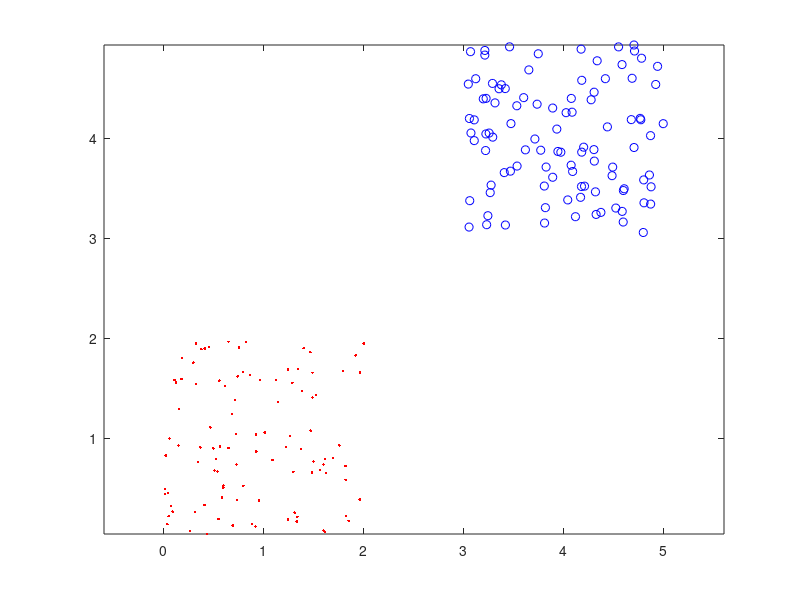

Write MATLAB code to recreate this figure. (Note: this script raises an error after producing the figure.)
% Code for the perceptron exersice (askisi 1)
% "Introduction to Pattern Recognition: A MATLAB Approach"
% S. Theodoridis, A. Pikrakis, K. Koutroumbas, D. Cavouras

close('all');
clear

rand('seed',0);

% Generate the dataset X1 as well as the vector containing the class labels of
% the points in X1 
N=[100 100]; % 100 vectors per class
l=2; % Dimensionality of the input space

x=[3 3]';
% x=[2 2]'; for X2
% x=[0 2]'; for X3
% x=[1 1]'; for X4

X1=[2*rand(l,N(1)) 2*rand(l,N(2))+x*ones(1,N(2))];
X1=[X1; ones(1,sum(N))];
y1=[-ones(1,N(1)) ones(1,N(2))];

% 1. Plot X1, where points of different classes are denoted by different colors,
figure(1), plot(X1(1,y1==1),X1(2,y1==1),'bo',...
X1(1,y1==-1),X1(2,y1==-1),'r.')
figure(1), axis equal

% 2. Run the perceptron algorithm for X1 with learning parameter 0.01
rho=0.01; % Learning rate
w_ini=[1 1 -0.5]';
[w,iter,mis_clas]=perce(X1,y1,w_ini,rho)

